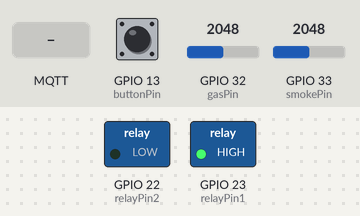
Recording of a sketch running on a simulated ESP32. On the bench: switched loads named in the sketch (green lamp = pin HIGH). The inputs (shaded band) are chosen by the test bench; at power-on: GPIO 13 (buttonPin) LOW, GPIO 32 (gasPin) = 2048, GPIO 33 (smokePin) = 2048 (analog values on the 0–4095 scale). WiFi joins after 1.5 s; servers stay silent unless stated; random numbers use the default seed unless the sketch sets one; no MQTT or app messages arrive unless stated.

Above: at 1.2 s.
1.3 s: GPIO 13 (buttonPin) pulled HIGH for 0.15 s
At 1.37 s:
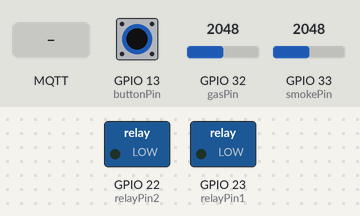
2.9 s: MQTT message "1" arrives on the first subscribed topic
At 5.6 s:
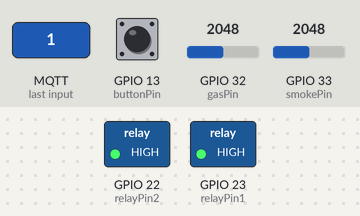
5.9 s: MQTT message "0" arrives on the first subscribed topic
At 6.7 s:
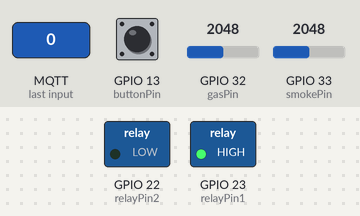
7.4 s: GPIO 13 (buttonPin) pulled HIGH for 3.2 s
At 7.8 s:
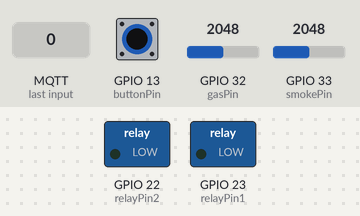
Timing chart, 0 to 12.1 s (numbered marks = the images above; inputs shaded):
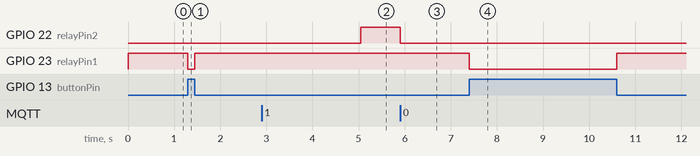

Measured:
- after the input at 1.3 s, GPIO 23 (relayPin1): HIGH → LOW at once, → HIGH 0.15 s later
- after the input at 2.9 s, GPIO 22 (relayPin2): LOW → HIGH after 2.2 s
- after the input at 5.9 s, GPIO 22 (relayPin2): HIGH → LOW at once
- after the input at 7.4 s, GPIO 23 (relayPin1): HIGH → LOW at once, → HIGH 3.2 s later

The sketch:

codephancungok2.ino
```cpp
#include <WiFi.h>
#include <PubSubClient.h>

// ---------- Cấu hình ----------
// WiFi
const char* ssid = "iPhone";
const char* password = "12345678";

// MQTT
const char* mqtt_server = "172.21.0.72";
const int mqtt_port = 1883;
const char* mqtt_user = "bong";
const char* mqtt_pass = "Bong@2625";

// Topic
const char* topic_mq2_value   = "gas/mq2/value";
const char* topic_mq2_alert   = "gas/mq2/alert";
const char* topic_mh_value    = "gas/mq135/value";
const char* topic_mh_alert    = "gas/mq135/alert";
const char* topic_relay2_control = "relay2/control";

// Chân kết nối
const int gasPin    = 32;
const int smokePin  = 33;
const int relayPin1 = 23; // Còi + đèn
const int relayPin2 = 22; // Bơm
const int buttonPin = 13; // Nút dừng khẩn cấp

// Ngưỡng
const int gas_threshold   = 1500;
const int smoke_threshold = 1500;

// ---------- Biến toàn cục ----------
WiFiClient espClient;
PubSubClient client(espClient);

// Timer biến (dùng millis thay cho delay)
unsigned long lastPublish = 0;
unsigned long lastReconnectAttempt = 0;
const unsigned long publishInterval = 1000; // 1 giây gửi 1 lần
const unsigned long reconnectInterval = 5000; // 5 giây thử kết nối lại 1 lần

bool relay2_remote_state = false; // Lưu trạng thái lệnh từ server

// ---------- Functions ----------

void setup_wifi() {
  if (WiFi.status() == WL_CONNECTED) return;

  // Chỉ bắt đầu kết nối, không dùng while chờ đợi để tránh treo code
  WiFi.begin(ssid, password);
  // Serial.println("Dang ket noi Wifi...");
}

void reconnect_mqtt() {
  // Nếu đã kết nối rồi thì thoát ngay
  if (client.connected()) return;

  // Chỉ thử kết nối lại mỗi 5 giây (Non-blocking)
  unsigned long now = millis();
  if (now - lastReconnectAttempt > reconnectInterval) {
    lastReconnectAttempt = now;

    // Tạo ID ngẫu nhiên để tránh xung đột với ESP cũ
    String clientId = "ESP32_Client_";
    clientId += String(random(0xffff), HEX);

    if (client.connect(clientId.c_str(), mqtt_user, mqtt_pass)) {
      // Serial.println("MQTT Connected!");
      client.subscribe(topic_relay2_control);
    } else {
      // Serial.print("MQTT failed, rc=");
      // Serial.println(client.state());
    }
  }
}

void mqtt_callback(char* topic, byte* payload, unsigned int length) {
  String message;
  for (unsigned int i = 0; i < length; i++) message += (char)payload[i];

  if (String(topic) == topic_relay2_control) {
    relay2_remote_state = (message == "1");
    // Lưu ý: Việc thực thi bật/tắt relay sẽ nằm trong Loop để đảm bảo an toàn
  }
}

// ---------- Setup ----------
void setup() {
  // Serial.begin(115200); // Bật lên để debug nếu cần

  pinMode(relayPin1, OUTPUT);
  pinMode(relayPin2, OUTPUT);

  // QUAN TRỌNG: Nút nhấn kích mức HIGH -> Dùng điện trở kéo xuống (PULLDOWN)
// Trạng thái bình thường (không nhấn) = LOW. Nhấn = HIGH (3.3V)
  pinMode(buttonPin, INPUT_PULLDOWN);

  // Trạng thái ban đầu: TẮT HẾT
  digitalWrite(relayPin1, LOW);
  digitalWrite(relayPin2, LOW);

  analogReadResolution(12);

  setup_wifi(); // Gọi lần đầu
  client.setServer(mqtt_server, mqtt_port);
  client.setCallback(mqtt_callback);
}

// ---------- Loop ----------
void loop() {
  // 1. QUẢN LÝ KẾT NỐI (Không chặn code chính)
  if (WiFi.status() != WL_CONNECTED) {
      // Nếu mất Wifi, thử kết nối lại (nhưng không dừng chương trình)
      static unsigned long lastWifiCheck = 0;
      if (millis() - lastWifiCheck > 5000) {
         lastWifiCheck = millis();
         WiFi.reconnect();
      }
  } else {
      // Có Wifi thì lo vụ MQTT
      reconnect_mqtt();
      client.loop();
  }

  // 2. ĐỌC CẢM BIẾN & NÚT NHẤN
  int gasValue = analogRead(gasPin);
  int smokeValue = analogRead(smokePin);
  int buttonState = digitalRead(buttonPin);

  // 3. XỬ LÝ LOGIC ĐIỀU KHIỂN (Ưu tiên an toàn số 1)

  if (buttonState == HIGH) {
    // --- TRƯỜNG HỢP KHẨN CẤP (Nút đang nhấn) ---
    digitalWrite(relayPin1, LOW); // Tắt hết
    digitalWrite(relayPin2, LOW); // Tắt hết
    // Serial.println("EMERGENCY STOP!");

  } else {
    // --- TRƯỜNG HỢP BÌNH THƯỜNG (Hoạt động tự động) ---

    // Logic Relay 1 (Cảm biến Gas/Khói)
    bool isDanger = (gasValue >= gas_threshold || smokeValue >= smoke_threshold);
    digitalWrite(relayPin1, isDanger ? HIGH : LOW);

    // Logic Relay 2 (Bơm - Điều khiển từ xa)
    // Chỉ cho phép bật bơm khi KHÔNG nhấn nút dừng khẩn cấp
    digitalWrite(relayPin2, relay2_remote_state ? HIGH : LOW);
  }

  // 4. GỬI DỮ LIỆU MQTT (Mỗi 1 giây)
  unsigned long now = millis();
  if (now - lastPublish >= publishInterval) {
    lastPublish = now;

    // Chỉ gửi khi có kết nối để tránh lỗi
    if (client.connected()) {
      client.publish(topic_mq2_value, String(gasValue).c_str());
      client.publish(topic_mh_value, String(smokeValue).c_str());
      client.publish(topic_mq2_alert, gasValue >= gas_threshold ? "1" : "0");
      client.publish(topic_mh_alert, smokeValue >= smoke_threshold ? "1" : "0");
    }
  }
}
```
